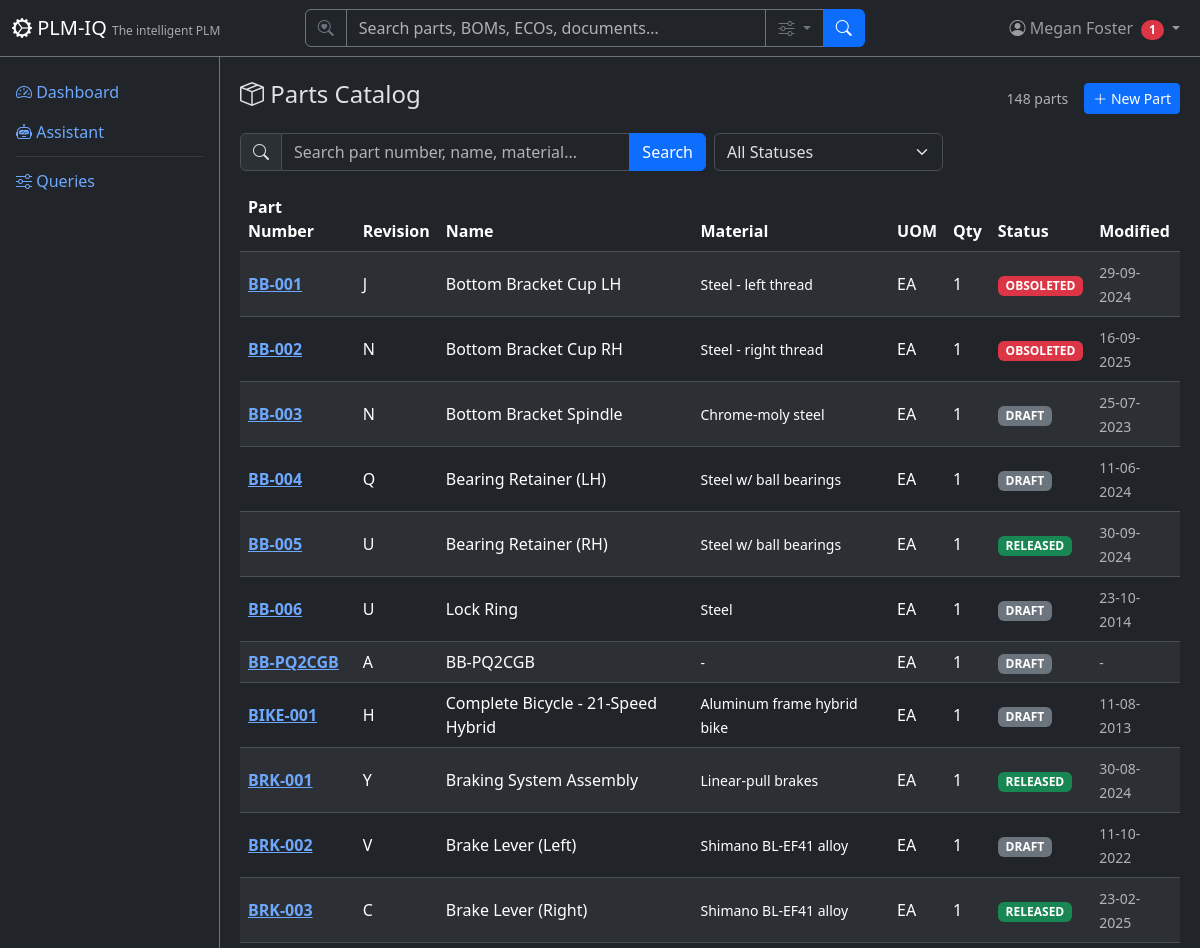
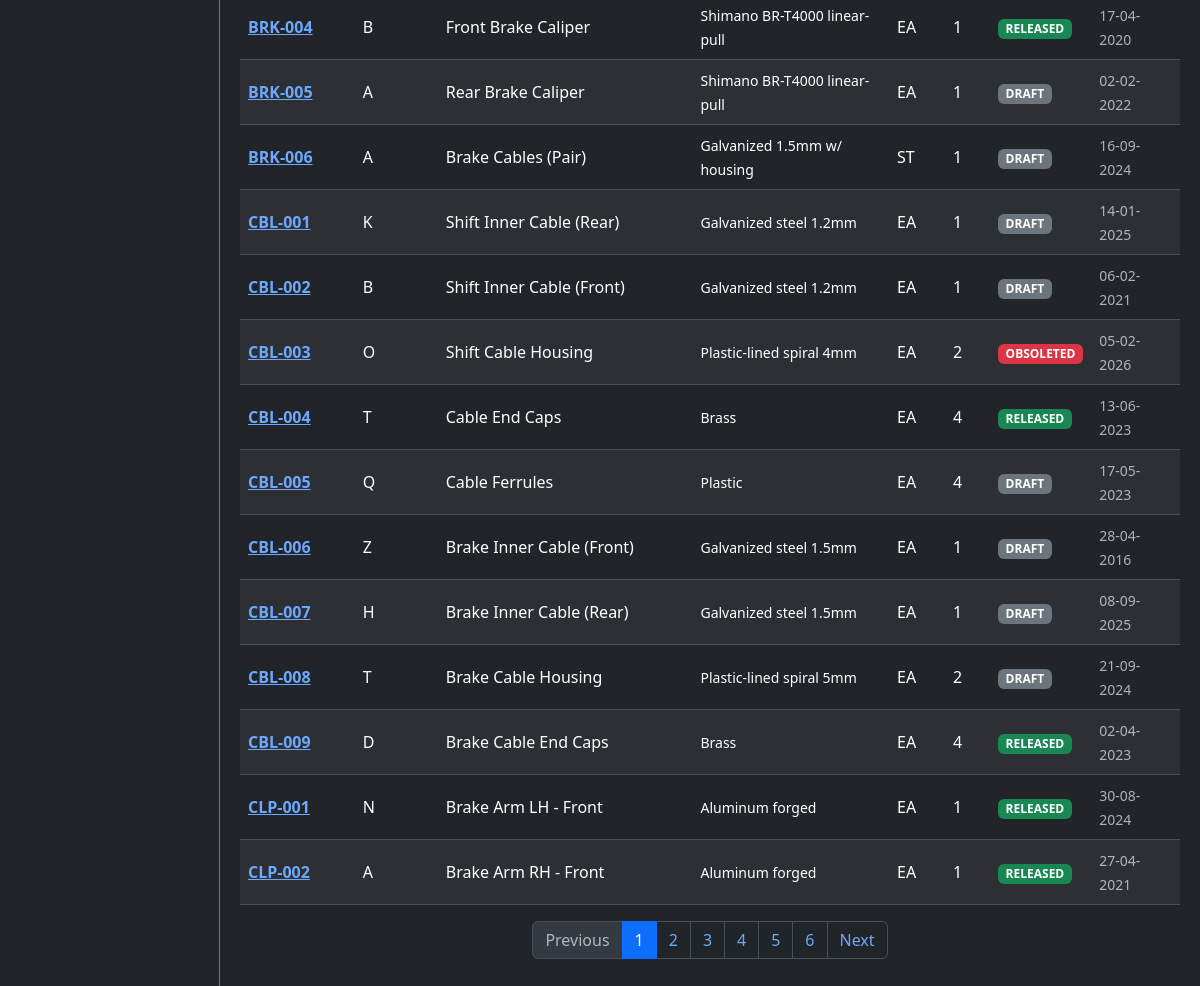
/parts (signed in), run on an earlier commit of the app's database (2 pictures, top to bottom).
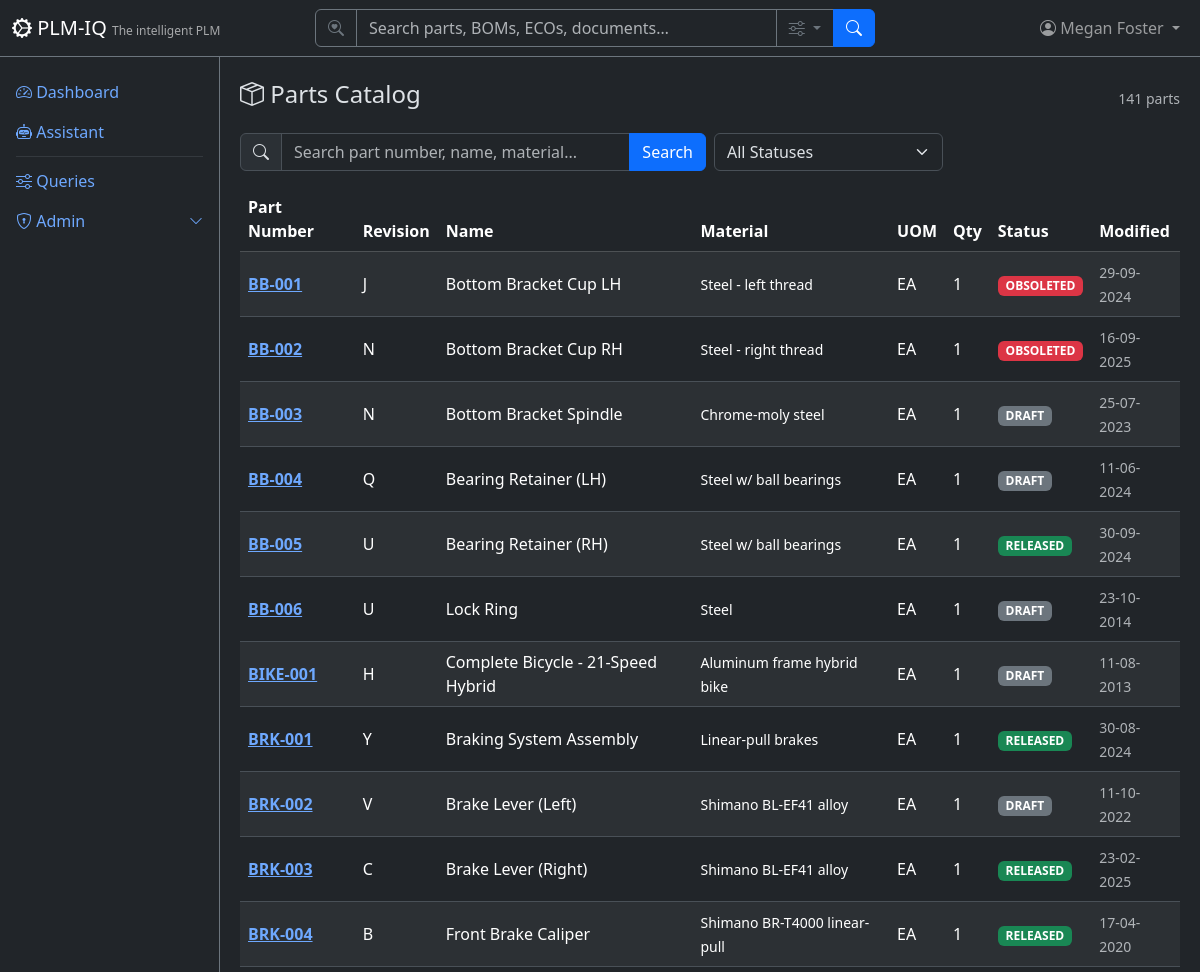
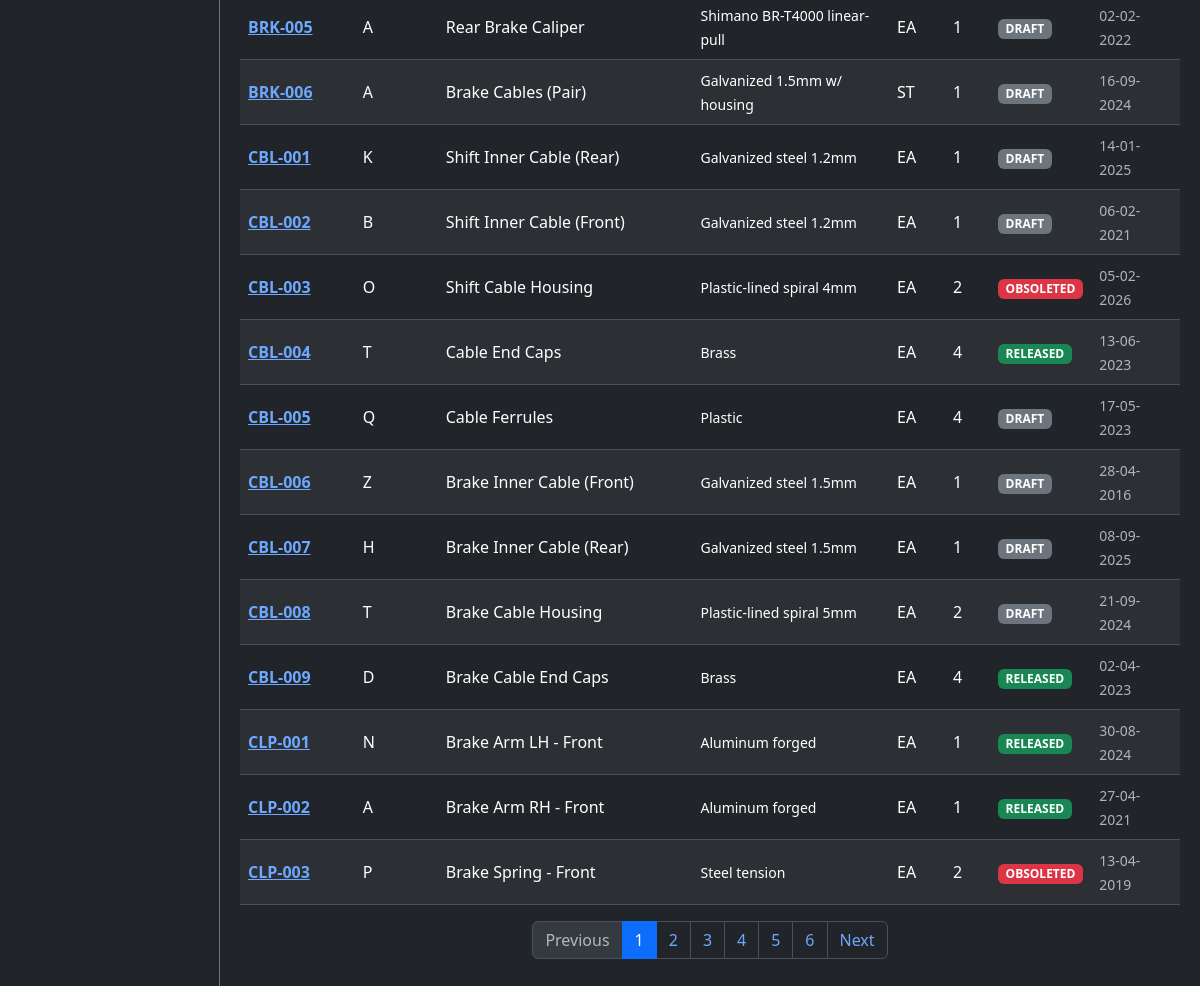
And on a later commit of the database (2 pictures, top to bottom).
### app/models/tenant_user.py (models this page shows)
class User(Base):
    __tablename__ = "users"
    user_id = Column("user_id", Integer, primary_key=True, autoincrement=True)
    username = Column("username", String, unique=True, nullable=False)
    full_name = Column("full_name", String, nullable=False)
    email = Column("email", String)
    password_hash = Column("password_hash", String, nullable=False, default="")
    tenant_id = Column("tenant_id", Integer, ForeignKey("tenants.tenant_id"), nullable=False, default=1)
    is_active = Column("is_active", Boolean, default=True)
    created_date = Column("created_date", String)
    role = Column("role", String, default="user")
    tenant = relationship("Tenant", back_populates="users")
    favorites = relationship("Favorite", back_populates="user")

### app/models/parts.py (models this page shows)
class Part(Base):
    __tablename__ = "parts"
    part_number = Column("part_number", String, primary_key=True)
    part_revision = Column("part_revision", String, nullable=False)
    part_name = Column("part_name", String, nullable=False)
    spec_file = Column("spec_file", String)
    material = Column("material", String)
    uom = Column("uom", String, nullable=False)
    qty = Column("qty", Integer, nullable=False, default=1)
    status = Column("status", String, nullable=False, default="DRAFT")
    created_date = Column("created_date", String)
    modified_date = Column("modified_date", String)
    modified_owner = Column("modified_owner", Integer, ForeignKey("users.user_id"))
    created_by = Column("created_by", Integer, ForeignKey("users.user_id"))
    tenant_id = Column("tenant_id", Integer, ForeignKey("tenants.tenant_id"), nullable=False, default=1)
    tenant = relationship("Tenant", back_populates="parts")
    bom_items = relationship("BomItem", back_populates="part", foreign_keys="BomItem.part_number")
    costing_items = relationship("CostingBomItem", back_populates="part")
    eco_items = relationship("EngineeringChangeOrder", back_populates="part")
    aml_items = relationship("ApprovedManufacturer", back_populates="part")
    avl_items = relationship("ApprovedVendor", back_populates="part")
    cad_files = relationship("CadMetadata", back_populates="part")

### app/routers/parts.py (the view)
@router.get("", response_class=HTMLResponse)
def list_parts(
    request: Request,
    q: Optional[str] = Query(None, description="Search query"),
    status: Optional[str] = Query(None, description="Filter by status"),
    page: int = Query(1, ge=1),
    db: Session = Depends(get_db),
):
    user = require_user(request, db)
    ctx = auth_context(request, db)
    query = db.query(Part)
    if q:
        query = query.filter(
            or_(
                Part.part_number.ilike(f"%{q}%"),
                Part.part_name.ilike(f"%{q}%"),
                Part.material.ilike(f"%{q}%"),
            )
        )
    if status:
        query = query.filter(Part.status == status)
    total = query.count()
    offset = (page - 1) * DEFAULT_PAGE_SIZE
    parts = query.order_by(Part.part_number).offset(offset).limit(DEFAULT_PAGE_SIZE).all()
    return HTMLResponse(content=render(
        "parts/list.html",
        **ctx,
        parts=parts,
        page=page,
        total=total,
        pages=(total + DEFAULT_PAGE_SIZE - 1) // DEFAULT_PAGE_SIZE,
        q=q or "",
        status_filter=status or "",
        statuses=["DRAFT", "RELEASED", "OBSOLETED"],
    ))

### app/templates/parts/list.html (shortened to what this page needs)
{% extends "base.html" %}
{% block content %}
<div class="d-flex justify-content-between align-items-center mb-3">
    <h4><i class="bi bi-box-seam"></i> Parts Catalog</h4>
    <div class="d-flex align-items-center gap-3">
        <span class="text-muted small">{{ total }} parts</span>
        {% if current_user and current_user.role == 'author' %}
        <a href="/parts/new" class="btn btn-sm btn-primary"><i class="bi bi-plus-lg"></i> New Part</a>
        {% endif %}
    </div>
</div>
<form method="GET" class="row g-2 mb-3">
    <div class="col-md-6">
        <div class="input-group">
            <span class="input-group-text"><i class="bi bi-search"></i></span>
            <input type="text" name="q" class="form-control" placeholder="Search part number, name, material..." value="{{ q }}">
            <button class="btn btn-primary" type="submit">Search</button>
        </div>
    </div>
    <div class="col-md-3">
        <select name="status" class="form-select" onchange="this.form.submit()">
            <option value="">All Statuses</option>
        </select>
    </div>
</form>
<div class="table-responsive">
    <table class="table table-striped table-hover align-middle">
        <thead class="table-dark">
            <tr>
                <th>Part Number</th>
                <th>Revision</th>
                <th>Name</th>
                <th>Material</th>
                <th>UOM</th>
                <th>Qty</th>
                <th>Status</th>
                <th>Modified</th>
            </tr>
        </thead>
        <tbody>
            {% for p in parts %}
            <tr>
                <td><a href="/parts/{{ p.part_number }}" class="fw-bold">{{ p.part_number }}</a></td>
                <td>{{ p.part_revision }}</td>
                <td>{{ p.part_name }}</td>
                <td><small>{{ (p.material or '')|truncate(40) or '-' }}</small></td>
                <td>{{ p.uom }}</td>
                <td>{{ p.qty }}</td>
                <td>
                    <span class="badge bg-{% if p.status == 'RELEASED' %}success{% elif p.status == 'OBSOLETED' %}danger{% else %}secondary{% endif %} badge-status">
                        {{ p.status }}
                    </span>
                </td>
                <td><small class="text-muted">{{ p.modified_date or '-' }}</small></td>
            </tr>
            {% else %}
            <tr><td colspan="8" class="text-center text-muted py-4">No parts found.</td></tr>
            {% endfor %}
        </tbody>
    </table>
</div>
{% if pages > 1 %}
<nav>
    <ul class="pagination justify-content-center">
        <li class="page-item {% if page <= 1 %}disabled{% endif %}">
            <a class="page-link" href="?page={{ page - 1 }}{% if q %}&q={{ q }}{% endif %}{% if status_filter %}&status={{ status_filter }}{% endif %}">Previous</a>
        </li>
        {% for p in range(1, pages + 1) %}
        <li class="page-item {% if p == page %}active{% endif %}">
            <a class="page-link" href="?page={{ p }}{% if q %}&q={{ q }}{% endif %}{% if status_filter %}&status={{ status_filter }}{% endif %}">{{ p }}</a>
        </li>
        {% endfor %}
        <li class="page-item {% if page >= pages %}disabled{% endif %}">
            <a class="page-link" href="?page={{ page + 1 }}{% if q %}&q={{ q }}{% endif %}{% if status_filter %}&status={{ status_filter }}{% endif %}">Next</a>
        </li>
    </ul>
</nav>
{% endif %}
{% endblock %}

### app/templates/base.html (shortened to what this page needs)
<!DOCTYPE html>
<html lang="en" data-bs-theme="dark">
<head>
    <link href="https://cdn.jsdelivr.net/npm/bootstrap@5.3.3/dist/css/bootstrap.min.css" rel="stylesheet">
    <link href="https://cdn.jsdelivr.net/npm/bootstrap-icons@1.11.3/font/bootstrap-icons.css" rel="stylesheet">
</head>
<body>
    <nav class="navbar navbar-expand-md navbar-dark bg-dark fixed-top border-bottom border-secondary">
        <div class="container-fluid">
            <a class="navbar-brand" href="/">
                <i class="bi bi-gear-wide-connected"></i> PLM-IQ
                <small class="d-none d-md-inline">The intelligent PLM</small>
            </a>
            <div class="collapse navbar-collapse" id="navMenu">
                {% if current_user %}
                <form class="d-flex mx-auto my-2 my-md-0" role="search" action="/search" method="get" style="width: 100%; max-width: 560px;">
                    <div class="input-group">
                        <span class="input-group-text bg-dark border-secondary text-secondary"><i class="bi bi-search-heart"></i></span>
                        <input type="search" name="q" class="form-control bg-dark text-light border-secondary" placeholder="Search parts, BOMs, ECOs, documents…" aria-label="Search">
                        <button class="btn btn-outline-secondary dropdown-toggle" type="button" data-bs-toggle="dropdown" data-bs-auto-close="outside" title="Search options">
                            <i class="bi bi-sliders"></i>
                        </button>
                        <button class="btn btn-primary" type="submit"><i class="bi bi-search"></i></button>
                    </div>
                </form>
                {% endif %}
                <ul class="navbar-nav ms-auto align-items-center">
                    {% if current_user %}
                    <li class="nav-item dropdown">
                        <a class="nav-link dropdown-toggle position-relative" href="#" role="button" data-bs-toggle="dropdown">
                            <i class="bi bi-person-circle"></i>
                            <span class="d-none d-md-inline">{{ current_user.full_name }}</span>
                            {% if unread_count|default(0) > 0 %}<span class="badge bg-danger rounded-pill ms-1">{{ unread_count }}</span>{% endif %}
                        </a>
                    </li>
                    {% else %}
                    <li class="nav-item">
                        <a class="nav-link" href="/login"><i class="bi bi-box-arrow-in-right"></i> Sign In</a>
                    </li>
                    {% endif %}
                </ul>
            </div>
        </div>
    </nav>
    <div class="sidebar bg-dark border-end border-secondary pt-3">
        <ul class="nav nav-pills flex-column">
            <li class="nav-item">
                <a class="nav-link" href="/"><i class="bi bi-speedometer2"></i> Dashboard</a>
            </li>
            <li class="nav-item">
                <a class="nav-link" href="/assistant"><i class="bi bi-robot"></i> Assistant</a>
            </li>
            <li class="nav-item">
                <hr class="nav-divider my-1 mx-3 border-secondary">
            </li>
            <li class="nav-item">
                <a class="nav-link" href="/queries"><i class="bi bi-sliders"></i> Queries</a>
            </li>
            {% if current_user and (current_user.role == 'tenantadmin' or current_user.role is none) %}
            <li class="nav-item">
                <a class="nav-link d-flex justify-content-between align-items-center" data-bs-toggle="collapse" href="#adminSubmenu" role="button" aria-expanded="false">
                    <span><i class="bi bi-shield-lock"></i> Admin</span>
                    <i class="bi bi-chevron-down small"></i>
                </a>
            </li>
            {% endif %}
        </ul>
    </div>
    <div class="main-content">
        {% block content %}{% endblock %}
    </div>
</body>
</html>

### app/templates/base.html (style rules this page uses)
body { padding-top: 60px; }
.sidebar { position: fixed; top: 56px; bottom: 0; left: 0; width: 220px; overflow-y: auto; }
.main-content { margin-left: 220px; padding: 20px; }
.navbar-brand small { font-size: 0.75rem; opacity: 0.6; }
.badge-status { font-size: 0.75rem; }

What changed in the data, as far as the page shows it:
removed Part: part_number "BB-PQ2CGB", part_revision "A", part_name "BB-PQ2CGB", material "-", uom "EA", qty "1", status "DRAFT", modified_date "-"
changed User "Megan Foster": role "author" → "tenantadmin" (drawn)
now on this page (row unchanged): Part: part_number "CLP-003", part_revision "P", part_name "Brake Spring - Front", material "Steel tension", uom "EA", qty "2", status "OBSOLETED", modified_date "13-04-2019"
Also different on the page:
{{ total }}: "148" → "141"
{{ unread_count }}: "1" → (not shown)
text no longer shown: "New Part"
text now shown: "Admin"
